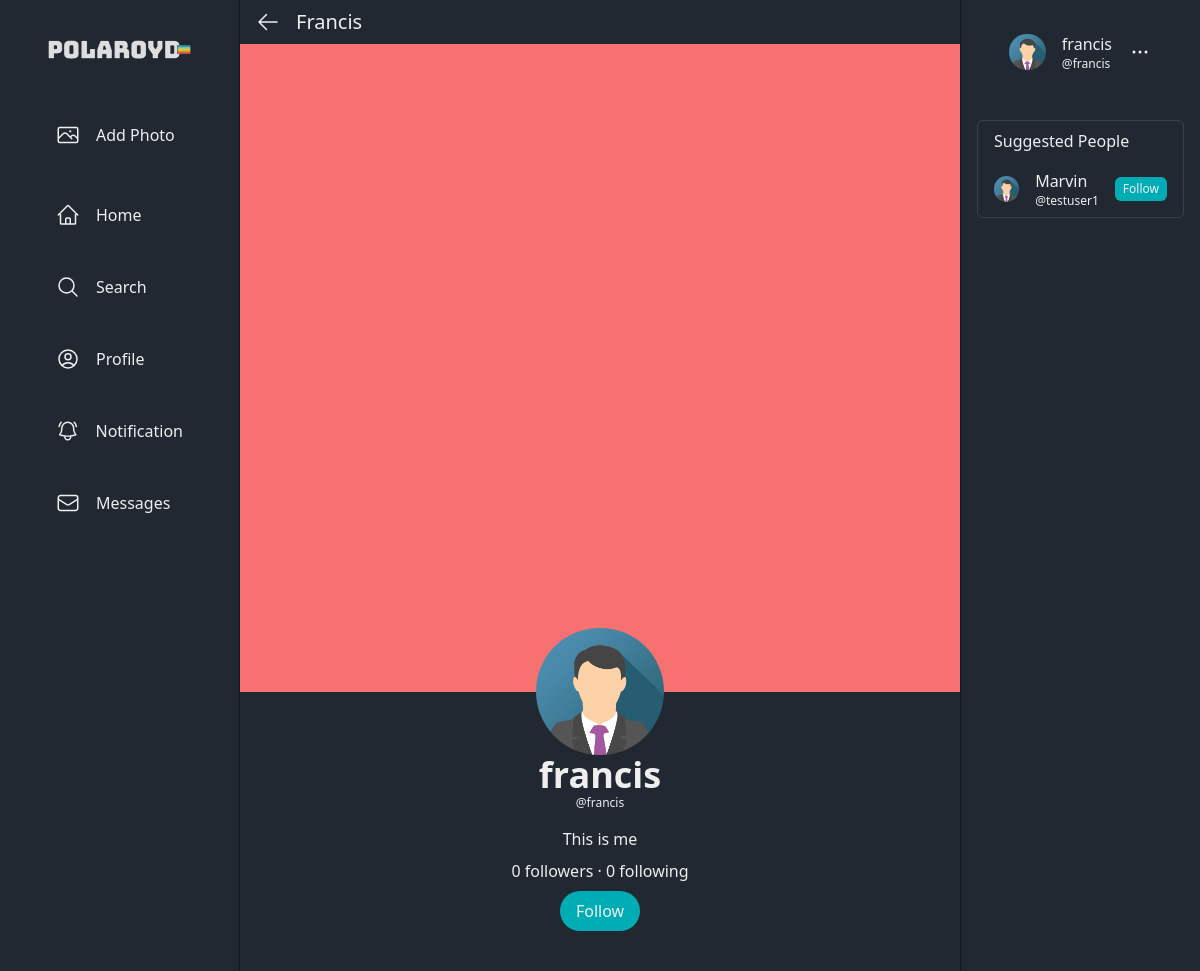
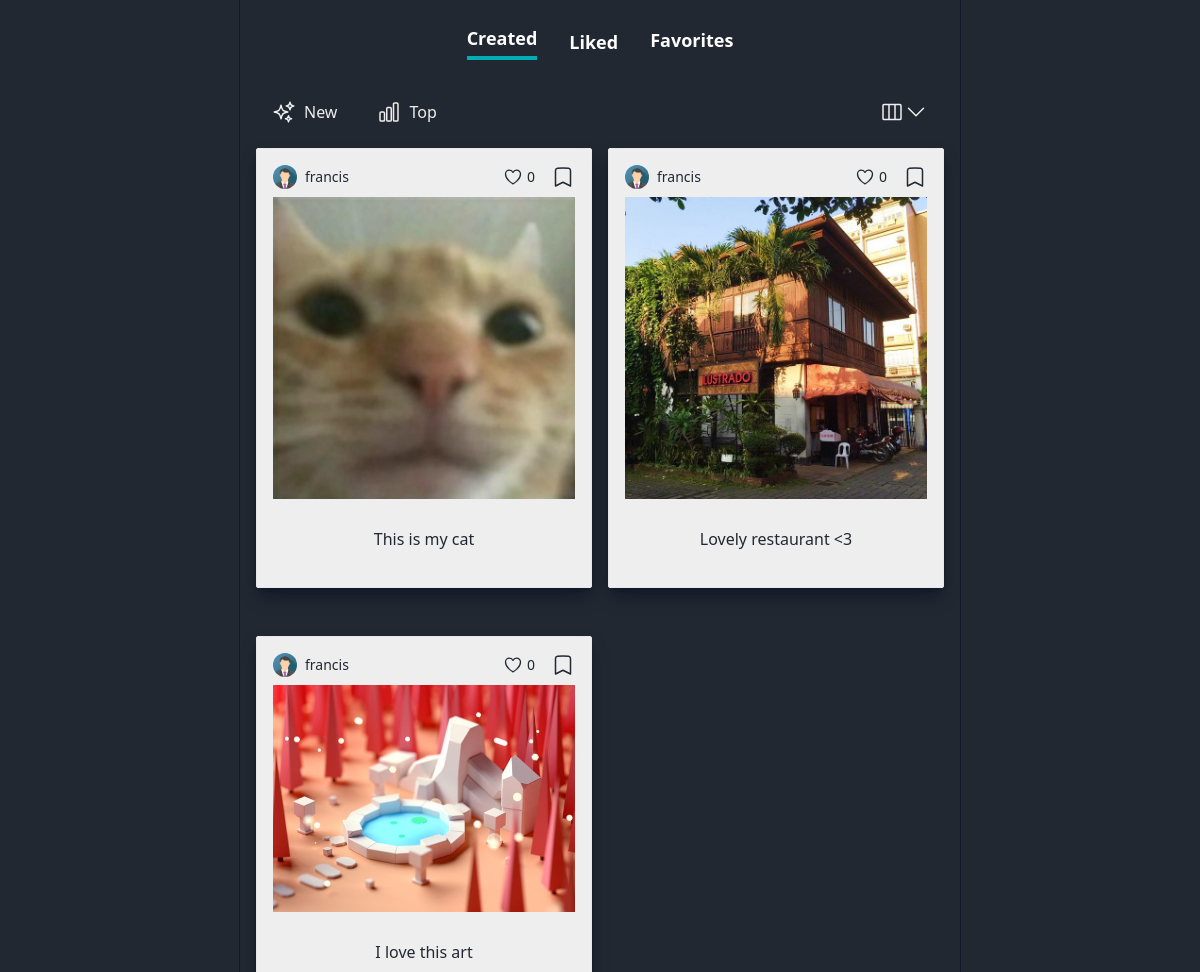
/profile/ (signed in), run on the app's committed database (2 pictures, top to bottom).
### core/models.py (models this page shows, shortened)
class Profile(models.Model):
    user = models.ForeignKey(User, on_delete=models.CASCADE)
    name = models.CharField(max_length=64)
    bio = models.CharField(max_length=255, blank=True)
    profile_picture = models.ImageField(upload_to='profile_pics', default='profile_pics/avatar.png')
    banner = models.ImageField(null=True, blank=True, upload_to='banners')
    followers_count = models.PositiveIntegerField(default=0)
    following_count = models.PositiveIntegerField(default=0)

class Post(models.Model):
    author = models.ForeignKey(User, on_delete=models.CASCADE)
    caption = models.CharField(max_length=128)
    image = models.ImageField(null=True, blank=True, upload_to='posts')
    likes_count = models.PositiveIntegerField(default=0)
    date_added = models.DateTimeField(auto_now_add=True)

### core/views.py (the view)
# urls.py: path('profile/', views.profile, name="profile"),
@login_required(login_url='login')
def profile(request):
    user_profile = Profile.objects.get(user=request.user)
    posts = Post.objects.filter(author=request.user)
    context = {'profile': user_profile, 'posts': posts}
    return render(request, 'core/profile.html', context)

### core/templates/core/profile.html (shortened to what this page needs)
{% extends 'base.html' %}
{% load static %}
{% block content %}
<div class="col-span-3 overflow-auto scrollbar">
    <div class="flex items-center space-x-4 px-4 py-2 text-myWhite">
        <a href="#"><svg xmlns="http://www.w3.org/2000/svg" fill="none" viewBox="0 0 24 24" stroke-width="1.5" stroke="currentColor" class="w-6 h-6">
            <path stroke-linecap="round" stroke-linejoin="round" d="M10.5 19.5L3 12m0 0l7.5-7.5M3 12h18" />
          </svg>
        </a>
        <p class="text-xl font-medium">Francis</p>
    </div>
    <div class="w-full h-1/3 bg-red-400">
    </div>
    <div class="w-max mx-auto -mt-16">
        <img src="{{ profile.profile_picture.url }}" alt="user-avatar" class="rounded-full w-32">
    </div>
    <div class="text-center text-myWhite px-44 mb-16">
        <h1 class="text-4xl font-semibold">{{ request.user }}</h1>
        <p class="mb-4 text-xs">@{{ request.user }}</p>
        <p class="mb-2 font-light">{{ profile.bio }}</p>
        <h2 class="mb-2 font-medium">{{ profile.followers_count }} followers · {{ profile.following_count }} following</h2>
        <button class="bg-myTeal py-2 px-4 rounded-full hover:bg-cyan-800">Follow</button>
    </div>
    <div class="flex items-center space-x-8 justify-center text-white mb-8">
        <a href="#" class="text-lg font-semibold border-b-4 pb-1 border-myTeal">Created</a>
        <a href="#" class="text-lg font-semibold pb-1l">Liked</a>
        <a href="#" class="text-lg font-semibold pb-1">Favorites</a>
    </div>
    <div class="text-myWhite mb-4 flex items-center justify-between px-4">
        <div class="flex items-center space-x-2">
            <button class="flex items-center space-x-2 px-4 py-2 rounded-full hover:bg-myGray">
                <span class="font-medium">New</span>
            </button>
            <button class="flex items-center space-x-2 px-4 py-2 rounded-full hover:bg-myGray">
                <span class="font-medium">Top</span>
            </button>
        </div>
        <button class="flex items-center px-4 py-2 rounded-full hover:bg-myGray">
              <svg xmlns="http://www.w3.org/2000/svg" fill="none" viewBox="0 0 24 24" stroke-width="1.5" stroke="currentColor" class="w-6 h-6">
                <path stroke-linecap="round" stroke-linejoin="round" d="M19.5 8.25l-7.5 7.5-7.5-7.5" />
              </svg>
        </button>
    </div>
    <div class="columns-2 px-4">
        {% for post in posts %}
        <div class="container w-full p-4 mx-auto rounded-sm text-myBlack bg-myWhite shadow-lg shadow-gray-900 border mb-12 break-inside-avoid-column">
            <div class="flex items-center justify-between">
                <div class="flex space-x-2 items-center">
                    <img src="{% static 'images/avatar.png' %}" alt="avatar" class="w-6 rounded-full">
                    <h5 class="text-sm font-medium">{{ post.author }}</h5>
                </div>
                <div class="flex items-center space-x-4">
                    <div class="flex items-center space-x-1">
                        <p class="text-sm">{{ post.likes_count }}</p>
                    </div>
                </div>
            </div>
            <div class="h-max my-2 flex justify-center">
                <img src="{{ post.image.url }}" alt="post-picture">
            </div>
            <div class="flex items-center justify-center h-16">
                <p class="">{{ post.caption }}</p>
            </div>
        </div>
        {% endfor %}
    </div>
</div>
{% endblock content %}

### templates/rightbar.html (shortened to what this page needs)
{% load static %}
<div class="col-span-1 border-l border-gray-900 p-4">
  <div class="w-fit mx-auto flex space-x-4 items-center mb-8 text-myWhite py-4 px-8 rounded-lg">
      <a href="#"><img src="{% static 'images/avatar.png' %}" alt="Avatar" class="avatar w-12 rounded-full "></a>
      <div>
          <a href="#"><h3 class="text-s font-medium">{{ request.user }}</h3></a>
          <p class="text-xs">@{{ request.user }}</p>
      </div>
      <a href="#">
      </a>
  </div>
  <div class="text-myWhite rounded-md px-4 py-2 mt-8 border-gray-700 border">
      <h2 class="mb-4 text-md font-medium">Suggested People</h2>
      <ul class="grid grid-cols-1 gap-y-4">
          <li class="flex items-center space-x-4">
              <a href="#"><img src="{% static 'images/avatar.png' %}" alt="user-avatar" class="w-8 rounded-full"></a>
              <div>
                  <a href="#"><p>Marvin</p></a>
                  <p class="text-xs">@testuser1</p>
              </div>
              <a href="#" class="text-xs bg-myTeal px-2 py-1 rounded-md hover:bg-cyan-800">Follow</a>
          </li>
      </ul>
  </div>
</div>

### data on the page
Profile: profile_picture (picture), bio "This is me", followers_count "0", following_count "0"
Post: author "francis", likes_count "0", image (picture), caption "This is my cat"
Post: author "francis", likes_count "0", image (picture), caption "I love this art"
Post: author "francis", likes_count "0", image (picture), caption "Lovely restaurant <3"

### other printed values
{{ request.user }} "francis"
